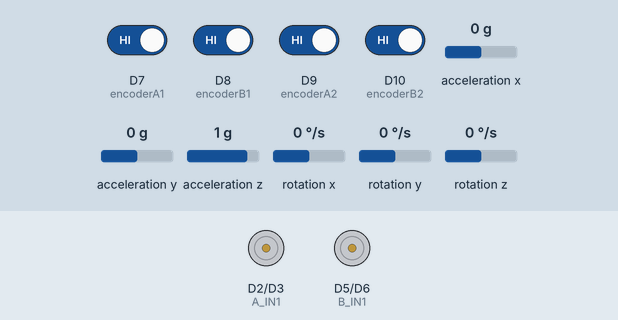
Recording of a sketch running on a simulated Arduino Nano 33 BLE. On the bench: motor-driver pin pairs drawn as motors (green arrow = first pin HIGH = forward, orange = second pin HIGH = backward, longer = more drive). The test bench sets the inputs (shaded band); at power-on: D7 (encoderA1), D8 (encoderB1), D9 (encoderA2), D10 (encoderB2) HIGH, acceleration y 0 g, rotation x 0 °/s, acceleration z 1 g, acceleration x 0 g, rotation y 0 °/s, rotation z 0 °/s.

Above: at 1.2 s.
1.3 s: acceleration y set to 0.3 g
At 2.1 s:
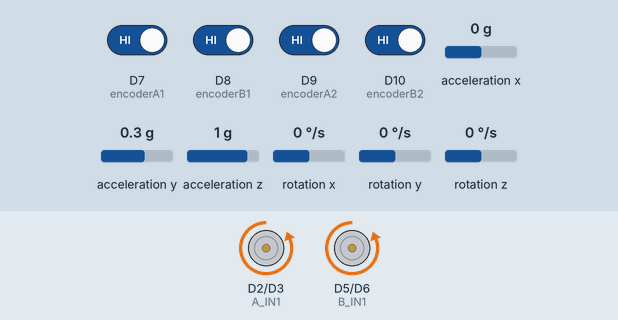
3.1 s: rotation x set to 100 °/s
At 4.03 s:
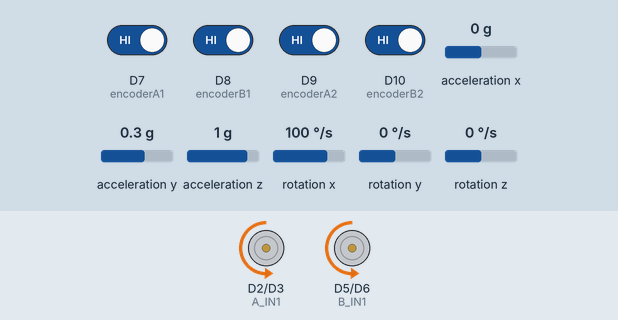
6.1 s: acceleration z set to -1.4 g
7.6 s: acceleration y set to 0.1 g
9.1 s: acceleration y set to -0.2 g
At 10.7 s:
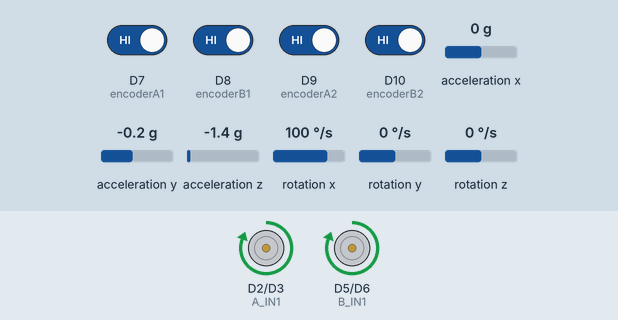
Timing chart, 0 to 11.8 s (numbered marks = the images above; inputs shaded):
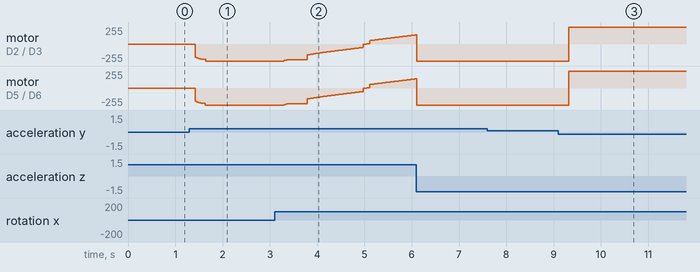

Measured:
- the behaviour switches between 0 and -0.1 g on acceleration y (found by bisection; images 2 and 3)
- after the input at 1.3 s, motor on D2 (A_IN1) / D3 (A_IN2): moves from stopped to backward 255/255 over 0.22 s, starting after 0.13 s; motor on D5 (B_IN1) / D6 (B_IN2): moves from stopped to backward 255/255 over 0.21 s, starting after 0.13 s
- after the input at 3.1 s, motor on D2 (A_IN1) / D3 (A_IN2): moves from backward 255/255 to forward 137/255 over 2.8 s, starting after 0.20 s; motor on D5 (B_IN1) / D6 (B_IN2): moves from backward 255/255 to forward 138/255 over 2.8 s, starting after 0.20 s
- after the input at 7.6 s, every drawn part: stays the same
- after the input at 9.1 s, motor on D2 (A_IN1) / D3 (A_IN2), motor on D5 (B_IN1) / D6 (B_IN2): backward 255/255 → forward 255/255 after 0.22 s

The sketch:

midPoint_position.ino
```cpp
/*
 * =========================================================
 * Midpoint Demo
 * =========================================================
 */

#include "Arduino_BMI270_BMM150.h"

// ================= MOTOR PINS =================

const int A_IN1 = 2;
const int A_IN2 = 3;

const int B_IN1 = 5;
const int B_IN2 = 6;

// ================= ENCODER PINS =================

const int encoderA1 = 7;
const int encoderB1 = 8;

const int encoderA2 = 9;
const int encoderB2 = 10;

// ================= ENCODERS =================

volatile long encoderCount1 = 0;
volatile long encoderCount2 = 0;

// ================= RPM =================

long prevCount1 = 0;
long prevCount2 = 0;

float rpmA = 0;
float rpmB = 0;

unsigned long prevRPMTime = 0;

// IMPORTANT: use your measured CPR
const float CPR = 1920.0;

// ================= IMU =================

unsigned long prevTime = 0;
bool firstRun = true;
float gyroAngle;
float filterAngle;


// ================= CONTROL =================

float Kp = 13; //could try to increase and decrease if this does not work well
float Kd = 1.5; // differential constant
float Ki = 9; // integral constant
float prevError = 0; // for D
float dt = 0;
float integral = 0;
float desiredAngle = 0;
float filteredDerror = 0; //

// measured deadbands
const int DEAD_A = 46;
const int DEAD_B = 47;

const int MAX_PWM = 255;


// =========================================================
// SETUP
// =========================================================

void setup() {

  //Serial.begin(9600);
  //while (!Serial);

  pinMode(A_IN1, OUTPUT);
  pinMode(A_IN2, OUTPUT);
  pinMode(B_IN1, OUTPUT);
  pinMode(B_IN2, OUTPUT);

  pinMode(encoderA1, INPUT_PULLUP);
  pinMode(encoderB1, INPUT_PULLUP);
  pinMode(encoderA2, INPUT_PULLUP);
  pinMode(encoderB2, INPUT_PULLUP);

  // Motor 1 interrupts
  attachInterrupt(digitalPinToInterrupt(encoderA1), updateEncoder1, CHANGE);
  attachInterrupt(digitalPinToInterrupt(encoderB1), updateEncoder1, CHANGE);

  // Motor 2 interrupts
  attachInterrupt(digitalPinToInterrupt(encoderA2), updateEncoder2, CHANGE);
  attachInterrupt(digitalPinToInterrupt(encoderB2), updateEncoder2, CHANGE);

  if (!IMU.begin()) {
    Serial.println("IMU failed!");
    while (1);
  }

  //Serial.println("System Ready");
}

// =========================================================
// LOOP
// =========================================================

void loop() {

  updateTilt();

  //Serial.println(filterAngle);
  //Serial.print(encoderCount1); Serial.print("     ");
  //Serial.println(encoderCount2);
  // -------- PID control --------

int pwm = (int)MotorController(desiredAngle - filterAngle, dt);

driveMotors(pwm);

   /*
  // -------- RPM every 100 milli seconds = 0.1 seconds --------
  unsigned long now = micros();

  if (now - prevRPMTime >= 1z0) {

    noInterrupts();
    long c1 = encoderCount1;
    long c2 = encoderCount2;
    interrupts();

    long d1 = c1 - prevCount1;
    long d2 = c2 - prevCount2;

    rpmA = (d1 * 600.0) / CPR;
    rpmB = (d2 * 600.0) / CPR;

    prevCount1 = c1;
    prevCount2 = c2;
    prevRPMTime = now;

    Serial.print("Angle: ");
    Serial.print(filterAngle);
    Serial.print(" | PWM: ");
    Serial.print(pwm);
    Serial.print(" | RPM A: ");
    Serial.print(rpmA);
    Serial.print(" | RPM B: ");
    Serial.println(rpmB);
  }

  */

}

// =========================================================
// IMU + COMPLEMENTARY FILTER (from Lab 1)
// =========================================================

void updateTilt() {
  float ax, ay, az;
  float gx, gy, gz;
  float accAngle;

  const float k = 0.99;


  if (IMU.accelerationAvailable() && IMU.gyroscopeAvailable()){

    //Time difference
    unsigned long currentTime = micros();
    dt = (currentTime - prevTime) / 1000000.0;
    prevTime = currentTime;

    // Accelerometer Angle
    IMU.readAcceleration(ax, ay, az);
    accAngle = atan2 (ay, az) * 180/PI;
    //Serial.print(accAngle);
    //Serial.print(" deg ");

    //Gyro Angle and Filter Angle
    IMU.readGyroscope(gx, gy, gz);
    if (firstRun){
      gyroAngle = (accAngle + (gx*(-1)) * dt); // multiplied gx by -1 to align polarity with sensor orientation
      filterAngle = k*gyroAngle + (1-k)*accAngle;
      firstRun = false;
    }

    else {
      gyroAngle = (filterAngle + (gx*(-1)) * dt); // multiplied gx by -1 to align polarity with sensor orientation
      filterAngle = k*gyroAngle + (1-k)*accAngle;
    }

  }
}

// =========================================================
// MOTOR CONTROL WITH INDIVIDUAL DEADBANDS
// =========================================================

void driveMotors(int pwm) {

  int pwmA = pwm;
  int pwmB = pwm;

  if (pwmA > 5) pwmA += DEAD_A;
  else if (pwmA < -5) pwmA -= DEAD_A;

  if (pwmB > 5) pwmB += DEAD_B;
  else if (pwmB < -5) pwmB -= DEAD_B;

  pwmA = constrain(pwmA, -255, 255);
  pwmB = constrain(pwmB, -255, 255);

  if (pwm > 0) {

    analogWrite(A_IN1, pwmA);
    analogWrite(A_IN2, 0);

    analogWrite(B_IN1, pwmB);
    analogWrite(B_IN2, 0);

  } else if (pwm < 0) {

    pwmA = -pwmA;
    pwmB = -pwmB;

    analogWrite(A_IN1, 0);
    analogWrite(A_IN2, pwmA);

    analogWrite(B_IN1, 0);
    analogWrite(B_IN2, pwmB);

  } else {

    analogWrite(A_IN1, 0);
    analogWrite(A_IN2, 0);

    analogWrite(B_IN1, 0);
    analogWrite(B_IN2, 0);
  }
}


void updateEncoder1() {

    static int lastA = 0;
    static int lastB = 0;

    int A = digitalRead(encoderA1);
    int B = digitalRead(encoderB1);

    if (A != lastA) {
        if (A == B) encoderCount1++;
        else encoderCount1--;
    }
    else {
        if (A != B) encoderCount1++;
        else encoderCount1--;
    }

    lastA = A;
    lastB = B;
}

void updateEncoder2() {

    static int lastA = 0;
    static int lastB = 0;

    int A = digitalRead(encoderA2);
    int B = digitalRead(encoderB2);

    if (A != lastA) {
        if (A == B) encoderCount2++;
        else encoderCount2--;
    }
    else {
        if (A != B) encoderCount2++;
        else encoderCount2--;
    }

    lastA = A;
    lastB = B;
}


float MotorController(float error, float dt){ // takes tilt angle (error), calculates error based on type of control, outputs pwm
  // proportional part
  if (abs(error) < 0.2){error = 0; prevError = 0;} //protection against small errors


  float P = Kp * error; // or should we do int?
  // derivative part, need current error and prevError
  if (dt <= 0.0001) dt = 0.0001; //protection against very small dt
  float alpha = 0.1; // tune this (lower = more smoothing)

  float derror = (error - prevError)/dt;
  filteredDerror = alpha * derror + (1 - alpha) * filteredDerror;
  float D = Kd * filteredDerror;

  //float D = Kd* derror;
  prevError = error;
  // inegral part
  integral = integral + dt*error;
  integral = constrain(integral, -150, 150);
  float I = integral * Ki;

  float PID = (P + I + D); // change gain later
  //Serial.print(P);
  //Serial.print("   "); Serial.print(I);
  //Serial.print("   "); Serial.println(D);

  return PID;
}
```
